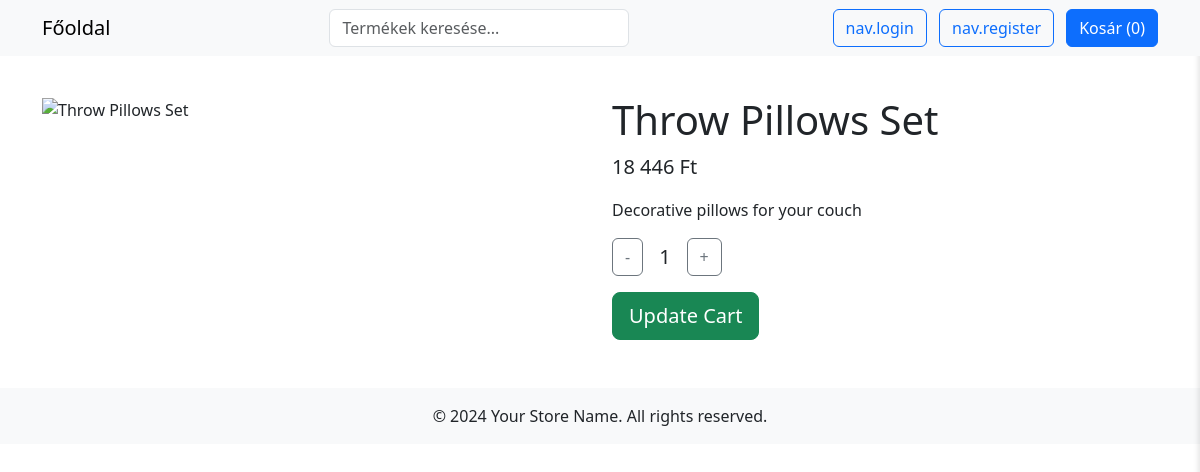
/product.php?id=12, run on the app's committed database.
### tables this page shows
CREATE TABLE `products` (
  `id` int(11) NOT NULL,
  `name` varchar(255) NOT NULL,
  `description` text DEFAULT NULL,
  `price` decimal(10,2) NOT NULL,
  `category_id` int(11) DEFAULT NULL,
  `image` varchar(255) DEFAULT NULL,
  `created_at` timestamp NOT NULL DEFAULT current_timestamp()
);

### includes/functions.php (called while the page is built, shortened)
<?php
function getShopCurrency() {
    if (isset($_SESSION['currency'])) {
        return $_SESSION['currency'];
    }
    global $pdo;
    $stmt = $pdo->query("SELECT setting_value FROM settings WHERE setting_key = 'currency'");
    $dbCurrency = $stmt->fetchColumn();
    if ($dbCurrency) {
        return $dbCurrency;
    }
    return 'HUF';
}
function getExchangeRate($currency) {
    global $pdo;
    $stmt = $pdo->prepare("SELECT rate FROM exchange_rates WHERE currency = ?");
    $stmt->execute([$currency]);
    $rate = $stmt->fetchColumn();
    if ($rate) {
        return (float)$rate;
    }
    return 1.00;
}
function formatPrice($price, $forceCurrency = null) {
    global $currencyConfig;
    if (!isset($currencyConfig)) {
        $currencyConfig = json_decode(file_get_contents(__DIR__ . '/../config/currencies.json'), true);
    }
    $displayCurrency = $forceCurrency ?? getShopCurrency();
    if ($displayCurrency !== $currencyConfig['base_currency']) {
        $rate = getExchangeRate($displayCurrency);
        $price = $price * $rate;
    }
    if (isset($currencyConfig['currencies'][$displayCurrency])) {
        $currencyInfo = $currencyConfig['currencies'][$displayCurrency];
        $symbol = $currencyInfo['symbol'];
        $decimals = $currencyInfo['step'] === 100 ? 0 : 2;
        if ($displayCurrency === 'HUF') {
            return number_format($price, $decimals, '.', ' ') . ' ' . $symbol;
        } else {
            return $symbol . number_format($price, $decimals, '.', ' ');
        }
    }
    return number_format($price, 2, '.', ' ') . ' ' . $displayCurrency;
}

### product.php (the view, shortened to what this page needs)
<?php
include 'includes/header.php';
require_once 'includes/functions.php';
$id = isset($_GET['id']) ? (int)$_GET['id'] : 0;
$stmt = $pdo->prepare("SELECT * FROM products WHERE id = ?");
$stmt->execute([$id]);
$product = $stmt->fetch();
$currentQuantity = isset($_SESSION['cart'][$product['id']]) ? $_SESSION['cart'][$product['id']] : 1;
?>
<div class="row">
    <div class="col-md-6">
        <img src="https://images.unsplash.com/photo-1505740420928-5e560c06d30e?w=400&h=300&fit=crop" class="img-fluid" alt="<?= htmlspecialchars($product['name']) ?>">
    </div>
    <div class="col-md-6">
        <h1><?= htmlspecialchars($product['name']) ?></h1>
        <p class="lead"><?= formatPrice($product['price']) ?></p>
        <p><?= nl2br(htmlspecialchars($product['description'])) ?></p>
        <div class="d-flex align-items-center gap-3 mb-3">
            <button onclick="updateQuantity('decrease')" class="btn btn-outline-secondary">-</button>
            <span id="quantity" class="fs-5"><?= $currentQuantity ?></span>
            <button onclick="updateQuantity('increase')" class="btn btn-outline-secondary">+</button>
        </div>
        <button onclick="updateCartToQuantity(<?= $product['id'] ?>, quantity)" class="btn btn-lg btn-success">Update Cart</button>
    </div>
</div>
<?php include 'includes/footer.php'; ?>

### data on the page
products: name "Throw Pillows Set", description "Decorative pillows for your couch", id "1"

### other printed values
__t('nav.home') "Főoldal"
__t('nav.login') "nav.login"
__t('nav.register') "nav.register"
__t('nav.cart') "Kosár"
formatPrice($product['price']) "18 446 Ft"
